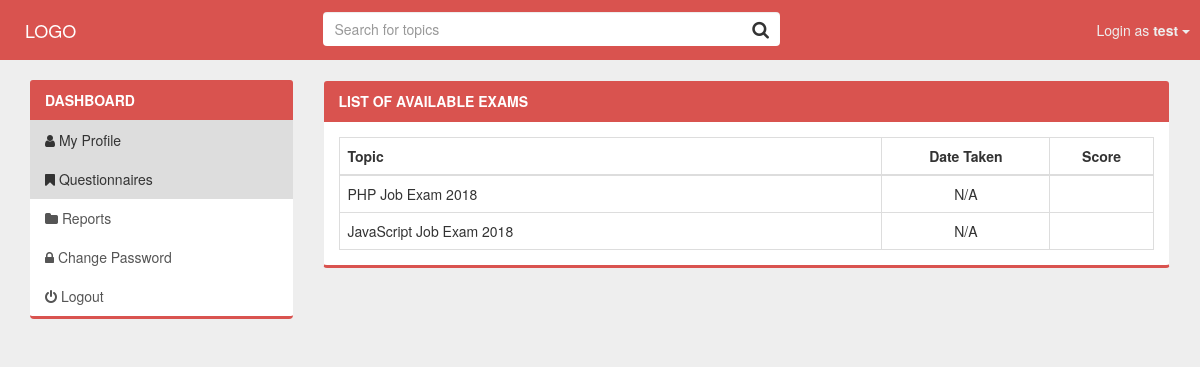
Page /questions/results/ (signed in) on the committed database.
### tables this page shows
CREATE TABLE `oes_topics` (
  `topic_id` int(11) NOT NULL,
  `topic_title` varchar(100) NOT NULL,
  `topic_slug` varchar(100) NOT NULL,
  `topic_duration` varchar(5) NOT NULL,
  `topic_date_added` timestamp NOT NULL DEFAULT CURRENT_TIMESTAMP ON UPDATE CURRENT_TIMESTAMP,
  `topic_status` int(1) NOT NULL
);

### application/libraries/Template.php (called while the page is built)
<?php if ( ! defined('BASEPATH')) exit('No direct script access allowed');
class Template {
		var $template_data = array();
		function set($name, $value)
		{
			$this->template_data[$name] = $value;
		}
		function load($template = '', $view = '' , $view_data = array(), $return = FALSE)
		{
			$this->CI =& get_instance();
			$this->set('contents', $this->CI->load->view($view, $view_data, TRUE));
			return $this->CI->load->view($template, $this->template_data, $return);
		}
}

### application/controllers/Questions.php (called while the page is built, shortened)
<?php defined('BASEPATH') OR exit('No direct script access allowed');
class Questions extends CI_Controller {
  function results() {
  	$term = $this->uri->segment(3);
		$config['full_tag_open'] 		= 	"<ul class='pagination pull-right'>";
		$config['full_tag_close'] 	=		"</ul>";
		$config['num_tag_open'] 		= 	'<li>';
		$config['num_tag_close']		= 	'</li>';
		$config['cur_tag_open']			= 	"<li class='disabled'><li class='active'><a href='#'>";
		$config['cur_tag_close']		= 	"<span class='sr-only'></span></a></li>";
		$config['next_tag_open']		= 	"<li>";
		$config['next_tagl_close']	= 	"</li>";
		$config['prev_tag_open'] 		= 	"<li>";
		$config['prev_tagl_close'] 	= 	"</li>";
		$config['first_tag_open'] 	= 	"<li>";
		$config['first_tagl_close'] = 	"</li>";
		$config['last_tag_open'] 		= 	"<li>";
		$config['last_tagl_close'] 	= 	"</li>";
		$config["base_url"] = base_url() . "Questions/results/".$term."/";
		$config["total_rows"] = $this->Questions_model->countSearchTopics($term)->num_rows();
		$config["per_page"] = 15;
		$config['uri_segment'] = 4;
		$limit = $config['per_page'];
		$this->pagination->initialize($config);
		$page = ($this->uri->segment(4)) ? $this->uri->segment(4) : 0;
		$data["links"] = $this->pagination->create_links();
		$data['allTopics'] = $this->Questions_model->searchTopics($term, $page, $limit)->result();
    $data['scores'] = $this->Questions_model->getScores();
		$this->template->set('title', 'Home');
		$this->template->load('template', 'questions', $data);
  }
}

### index.php (called while the page is built, shortened)
<?php session_start();
require_once BASEPATH.'core/CodeIgniter.php';

### application/models/Questions_model.php (called while the page is built, shortened)
<?php defined('BASEPATH') OR exit('No direct script access allowed');
class Questions_model extends CI_Model {
  public $topicsTable = "oes_topics";
  function searchTopics($term, $page, $limit) {
    $searchTopics = $this->db
      ->limit($limit, $page)
      ->select('topic_id AS id, topic_title AS title, topic_date_added AS dateAdded, topic_status AS status')
      ->from($this->topicsTable)
      ->like('topic_slug', $term)
      ->get();
    return $searchTopics;
  }
}

### application/views/questions.php (the view, shortened to what this page needs)
<div class="panel panel-primary">
	<?php if($this->session->userdata('userPositionSessId') == 0): ?>
		<div class="panel-heading text-uppercase"><strong>Topics Management</strong>
			<span class="pull-right"><a href="#" class="white" data-toggle="modal" data-target="#newTopicModal"><i class="fa fa-plus"></i> New Topic</a></span>
		</div>
	<?php else: ?>
		<div class="panel-heading text-uppercase"><strong>List of available exams</strong>
		</div>
	<?php endif; ?>
	<div class="panel-body">
		<div class="table-responsive">
			<table class="table table-hover table-bordered">
				<thead>
					<tr>
						<th>Topic</th>
						<?php if($this->session->userdata('userPositionSessId') == 0): ?>
							<th class="text-center">Passed</th>
							<th class="text-center">Failed</th>
						<?php else: ?>
							<th class="text-center">Date Taken</th>
							<th class="text-center">Score</th>
						<?php endif; ?>
					</tr>
				</thead>
				<tbody>
					<?php foreach($allTopics as $item): ?>
						<?php if($item->status == 1 && $this->session->userdata('userPositionSessId') == 1):  ?>
							<?php if(isset($item->dateTaken) ): ?>
								<tr onclick="window.location = '/questions/view/<?php echo $item->id ?>'" <?php  if($item->status == 0) echo "class='bg-danger'"; ?> >
							<?php else: ?>
								<tr onclick="window.location = '/questions/instructions/<?php echo $item->id ?>'" <?php  if($item->status == 0) echo "class='bg-danger'"; ?> >
							<?php endif; ?>
								<td class="col-md-8"><?php echo $item->title ?></td>
								<?php if($this->session->userdata('userPositionSessId') == 0): ?>
									<td class="text-center">1</td>
									<td class="text-center">2</td>
								<?php else: ?>
									<td class="text-center"><?php
									if(isset($item->dateTaken) ) {
										echo date("M d, Y h:i:s", strtotime($item->dateTaken) );
									} else {
										echo "N/A";
									}
									?></td>
									<td class="text-center">
									</td>
								<?php endif; ?>
							</tr>
						<?php endif; ?>
					<?php endforeach; ?>
				</tbody>
			</table>
		</div>
	</div>
</div>

### assets/css/style.css (style rules this page uses)
* { outline: 0; }
body { padding-top: 80px; background: #eee; }
.panel-primary { border: 1px solid #eee; box-shadow: none; border-bottom: 3px solid #337ab7; }
.table, .pagination { margin-bottom: 0; }
.panel-primary .panel-heading { background: #d9534f; border-color: #d9534f; }
.panel-primary { border-bottom: 3px solid #d9534f; }
td { vertical-align: middle!important; }

### rows in the picture
oes_topics: topic_title "PHP Job Exam 2018"
oes_topics: topic_title "JavaScript Job Exam 2018"

### other values in the picture
$this->session->userdata('userSessId') "test"
